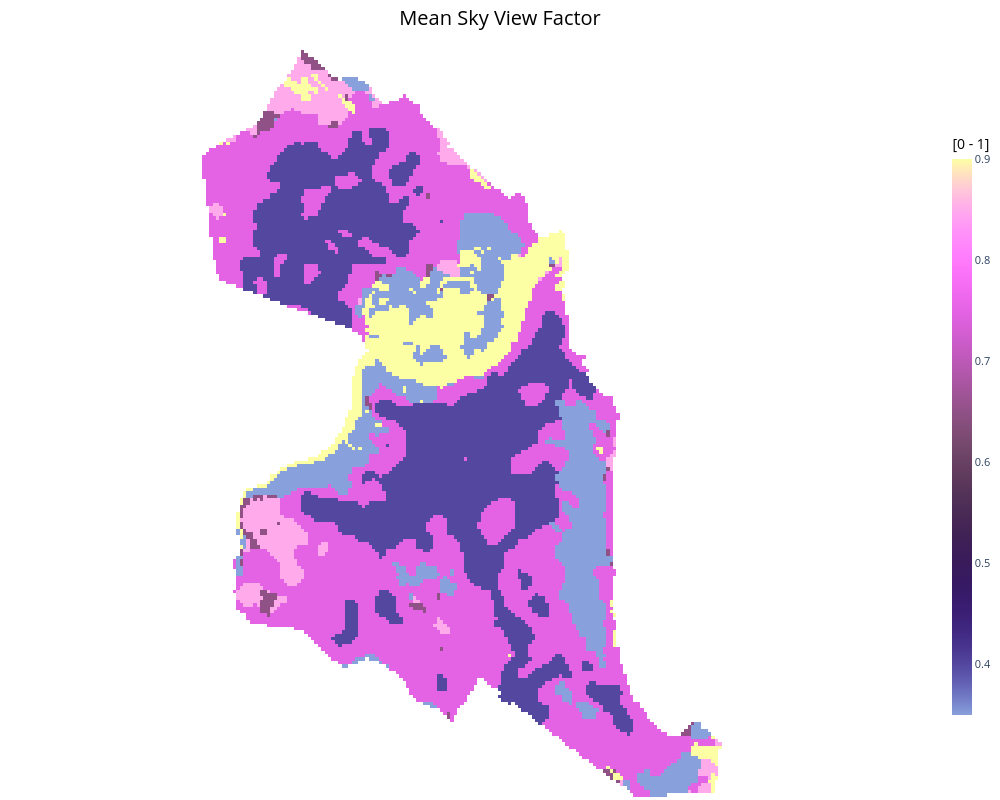
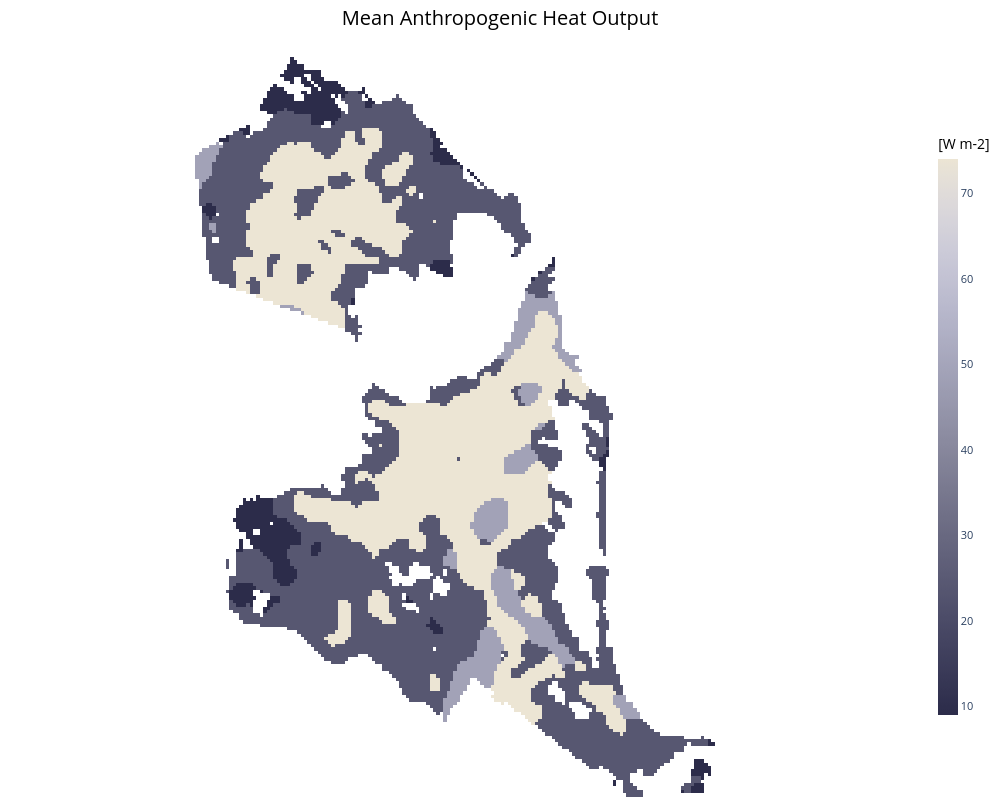
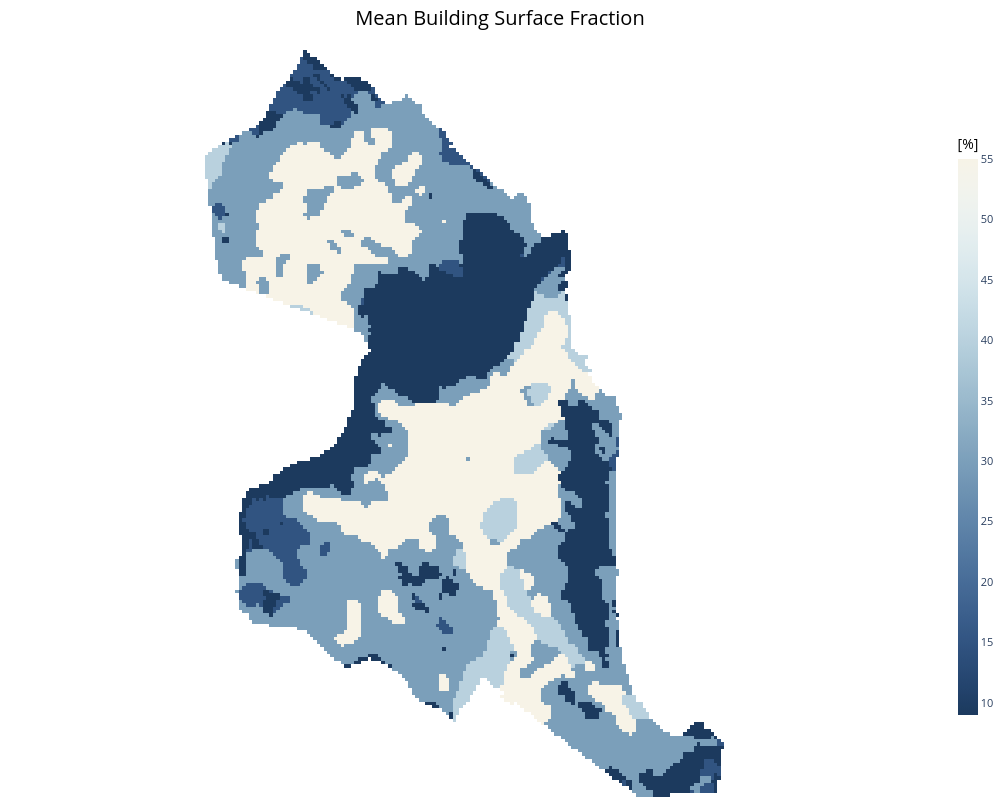

The cell these charts' notebook holds for them, in order:
### Markdown cell above
## 8 — lcz_plot_parameters
Pass a 2-D band slice directly (no intermediate file needed).

### Code cell
# SVF mean (band index 24 in the 35-band stack)
BAND = {"SVFmean": 24, "AHmean": 34, "BSFmean": 26}

for name, idx in BAND.items():
    fig = lcz_plot_parameters(params.array[idx], iselect=[name], lang = "zh")
    fig.show()

### Figure 1 — Plotly figure (JSON) as saved in the notebook; plotly's stock layout.template omitted (floating-point values rounded to 4 significant figures; data arrays with more than 128 entries replaced by an {"elided": "..."} marker saying what was removed)
{"data": [{"colorbar": {"len": 0.8, "thickness": 20, "tickfont": {"size": 11}, "title": {"font": {"color": "black", "size": 14}, "text": "[0 - 1]"}}, "colorscale": {"elided": "256x2 mixed values"}, "dx": 1, "dy": -1, "hovertemplate": "<b>Mean Sky View Factor</b><br>Value: %{z:.4f}<br>X: %{x:.5f}<br>Y: %{y:.5f}<extra></extra>", "opacity": 1, "showscale": true, "type": "heatmap", "x0": 0, "y0": 221, "z": {"elided": "221x155 float values"}, "zmax": 0.9, "zmin": 0.35}], "layout": {"height": 800, "margin": {"b": 0, "l": 0, "r": 40, "t": 50}, "paper_bgcolor": "white", "plot_bgcolor": "white", "title": {"font": {"color": "black", "size": 20}, "text": "Mean Sky View Factor", "x": 0.5, "xanchor": "center"}, "width": 1000, "xaxis": {"showgrid": false, "showticklabels": false, "zeroline": false}, "yaxis": {"scaleanchor": "x", "scaleratio": 1, "showgrid": false, "showticklabels": false, "zeroline": false}}}

### Figure 2 — Plotly figure (JSON) as saved in the notebook; plotly's stock layout.template omitted (floating-point values rounded to 4 significant figures; data arrays with more than 128 entries replaced by an {"elided": "..."} marker saying what was removed)
{"data": [{"colorbar": {"len": 0.8, "thickness": 20, "tickfont": {"size": 11}, "title": {"font": {"color": "black", "size": 14}, "text": "[W m-2]"}}, "colorscale": {"elided": "256x2 mixed values"}, "dx": 1, "dy": -1, "hovertemplate": "<b>Mean Anthropogenic Heat Output</b><br>Value: %{z:.4f}<br>X: %{x:.5f}<br>Y: %{y:.5f}<extra></extra>", "opacity": 1, "showscale": true, "type": "heatmap", "x0": 0, "y0": 221, "z": {"elided": "221x155 float values"}, "zmax": 74, "zmin": 9}], "layout": {"height": 800, "margin": {"b": 0, "l": 0, "r": 40, "t": 50}, "paper_bgcolor": "white", "plot_bgcolor": "white", "title": {"font": {"color": "black", "size": 20}, "text": "Mean Anthropogenic Heat Output", "x": 0.5, "xanchor": "center"}, "width": 1000, "xaxis": {"showgrid": false, "showticklabels": false, "zeroline": false}, "yaxis": {"scaleanchor": "x", "scaleratio": 1, "showgrid": false, "showticklabels": false, "zeroline": false}}}

### Figure 3 — Plotly figure (JSON) as saved in the notebook; plotly's stock layout.template omitted (floating-point values rounded to 4 significant figures; data arrays with more than 128 entries replaced by an {"elided": "..."} marker saying what was removed)
{"data": [{"colorbar": {"len": 0.8, "thickness": 20, "tickfont": {"size": 11}, "title": {"font": {"color": "black", "size": 14}, "text": "[%]"}}, "colorscale": {"elided": "256x2 mixed values"}, "dx": 1, "dy": -1, "hovertemplate": "<b>Mean Building Surface Fraction</b><br>Value: %{z:.4f}<br>X: %{x:.5f}<br>Y: %{y:.5f}<extra></extra>", "opacity": 1, "showscale": true, "type": "heatmap", "x0": 0, "y0": 221, "z": {"elided": "221x155 float values"}, "zmax": 55, "zmin": 9}], "layout": {"height": 800, "margin": {"b": 0, "l": 0, "r": 40, "t": 50}, "paper_bgcolor": "white", "plot_bgcolor": "white", "title": {"font": {"color": "black", "size": 20}, "text": "Mean Building Surface Fraction", "x": 0.5, "xanchor": "center"}, "width": 1000, "xaxis": {"showgrid": false, "showticklabels": false, "zeroline": false}, "yaxis": {"scaleanchor": "x", "scaleratio": 1, "showgrid": false, "showticklabels": false, "zeroline": false}}}
